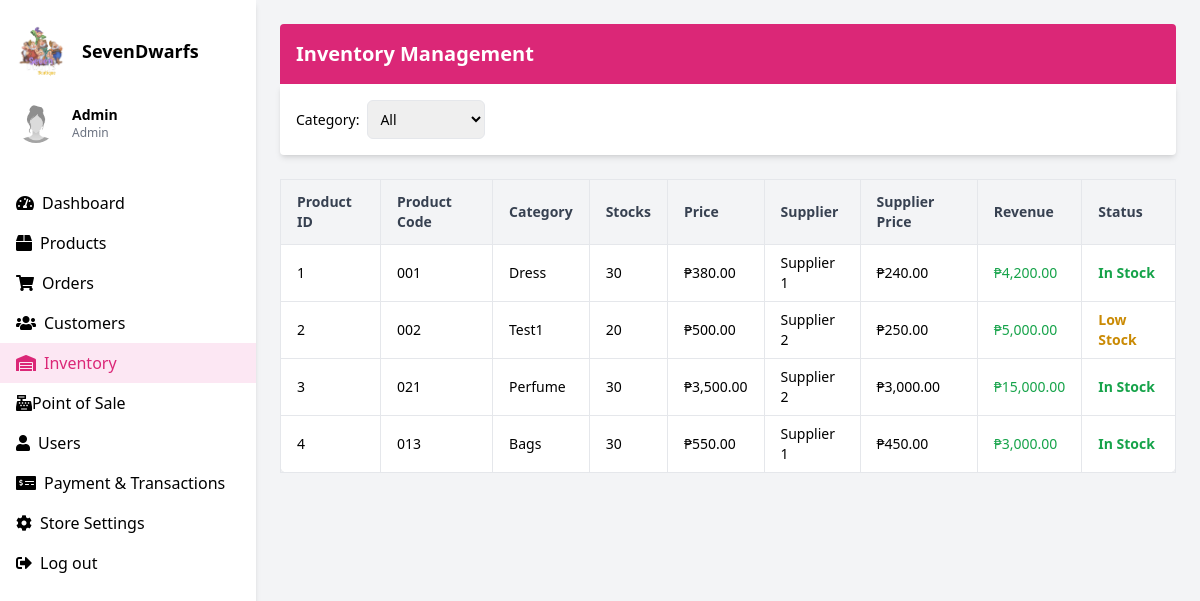
The page /inventory.php on the database its author committed.
### tables this page shows
CREATE TABLE `products` (
  `product_id` int(11) NOT NULL,
  `product_name` varchar(255) DEFAULT NULL,
  `description` text DEFAULT NULL,
  `price_id` int(11) DEFAULT NULL,
  `stocks` int(11) DEFAULT NULL,
  `category_id` int(11) DEFAULT NULL,
  `image_url` varchar(255) DEFAULT NULL,
  `created_at` timestamp NOT NULL DEFAULT current_timestamp(),
  `supplier_id` int(11) DEFAULT NULL,
  `supplier_price` decimal(10,2) NOT NULL,
  `revenue` decimal(10,2) GENERATED ALWAYS AS (`price_id` - `supplier_price`) STORED
);

CREATE TABLE `categories` (
  `category_id` int(11) NOT NULL,
  `category_code` varchar(10) DEFAULT NULL,
  `category_name` varchar(100) NOT NULL
);

CREATE TABLE `suppliers` (
  `supplier_id` int(11) NOT NULL,
  `supplier_name` varchar(255) NOT NULL,
  `created_at` timestamp NOT NULL DEFAULT current_timestamp()
);

### inventory.php (the view, shortened to what this page needs)
<?php
require 'conn.php';
$admin_name = "Admin";
$admin_role = "Admin";
$inventory = [];
$sqlProducts = "
    SELECT
        p.product_id,
        p.product_name,
        c.category_name,
        p.stocks,
        p.price_id,
        s.supplier_name,
        p.supplier_price
    FROM products p
    INNER JOIN categories c ON p.category_id = c.category_id
    LEFT JOIN suppliers s ON p.supplier_id = s.supplier_id
";
$stmt = $conn->prepare($sqlProducts);
$stmt->execute();
$resultProducts = $stmt->get_result();
if ($resultProducts->num_rows > 0) {
    while ($row = $resultProducts->fetch_assoc()) {
        $inventory[] = $row;
    }
}
?>
<!DOCTYPE html>
<html lang="en">
<head>
  <script src="https://cdn.tailwindcss.com"></script>
  <link href="https://cdnjs.cloudflare.com/ajax/libs/font-awesome/5.15.3/css/all.min.css" rel="stylesheet"/>
</head>
<body class="bg-gray-100">
  <div class="flex h-screen">
    <div class="w-64 bg-white shadow-md">
      <div class="p-4">
        <div class="flex items-center space-x-4">
          <img src="logo.png" alt="Logo" class="rounded-full" width="50" height="50"/>
          <h2 class="text-lg font-semibold">SevenDwarfs</h2>
        </div>
        <div class="mt-4">
          <div class="flex items-center space-x-4">
            <img src="newID.jpg" alt="Admin" class="rounded-full" width="40" height="40"/>
            <div>
              <h3 class="text-sm font-semibold"><?php echo htmlspecialchars($admin_name); ?></h3>
              <p class="text-xs text-gray-500"><?php echo htmlspecialchars($admin_role); ?></p>
            </div>
          </div>
        </div>
      </div>
      <nav class="mt-6">
        <ul>
          <li class="px-4 py-2 hover:bg-gray-200"><i class="fas fa-tachometer-alt mr-2"></i><a href="dashboard.php">Dashboard</a></li>
          <li class="px-4 py-2 hover:bg-gray-200"><i class="fas fa-box mr-2"></i><a href="products.php">Products</a></li>
          <li class="px-4 py-2 hover:bg-gray-200"><i class="fas fa-shopping-cart mr-2"></i><a href="orders.php">Orders</a></li>
          <li class="px-4 py-2 hover:bg-gray-200"><i class="fas fa-users mr-2"></i><a href="customers.php">Customers</a></li>
          <li class="px-4 py-2 bg-pink-100 text-pink-600"><i class="fas fa-warehouse mr-2"></i><a href="inventory.php">Inventory</a></li>
          <li class="px-4 py-2 hover:bg-gray-200"><i class="fas fa-cash-register"></i><a href="pos.php">Point of Sale</a></li>
          <li class="px-4 py-2 hover:bg-gray-200"><i class="fas fa-user mr-2"></i><a href="users.php">Users</a></li>
          <li class="px-4 py-2 hover:bg-gray-200"><i class="fas fa-money-check-alt mr-2"></i><a href="payandtransac.php">Payment & Transactions</a></li>
          <li class="px-4 py-2 hover:bg-gray-200"><i class="fas fa-cog mr-2"></i><a href="storesettings.php">Store Settings</a></li>
          <li class="px-4 py-2 hover:bg-gray-200"><i class="fas fa-sign-out-alt mr-2"></i><a href="logout.php">Log out</a></li>
        </ul>
      </nav>
    </div>
    <div class="flex-1 p-6 overflow-auto">
      <div class="bg-pink-600 text-white p-4 rounded-t">
        <h1 class="text-xl font-bold">Inventory Management</h1>
      </div>
      <div class="bg-white p-4 rounded-b shadow-md mb-6">
        <form method="GET" action="inventory.php" class="flex items-center gap-2">
          <label for="category" class="font-medium text-sm">Category:</label>
          <select name="category" id="category" onchange="this.form.submit()" class="border rounded-md p-2 text-sm">
            <option value="all">All</option>
          </select>
        </form>
      </div>
      <div class="overflow-x-auto">
  <table class="min-w-full bg-white border border-gray-200 rounded-lg shadow-sm text-sm">
    <thead class="bg-gray-100 text-gray-700">
      <tr>
      <th class="px-4 py-3 border text-left">Product ID</th>
        <th class="px-4 py-3 border text-left">Product Code</th>
        <th class="px-4 py-3 border text-left">Category</th>
        <th class="px-4 py-3 border text-left">Stocks</th>
        <th class="px-4 py-3 border text-left">Price</th>
        <th class="px-4 py-3 border text-left">Supplier</th>
        <th class="px-4 py-3 border text-left">Supplier Price</th>
        <th class="px-4 py-3 border text-left">Revenue</th>
        <th class="px-4 py-3 border text-left">Status</th>
      </tr>
    </thead>
    <tbody>
      <?php
       if (!empty($inventory)) {
        foreach ($inventory as $item) {
          $status = ($item['stocks'] > 20) ? "In Stock" : (($item['stocks'] > 0) ? "Low Stock" : "Out of Stock");
          $supplier_price = isset($item['supplier_price']) ? floatval($item['supplier_price']) : 0;
          $price = floatval($item['price_id']);
          $revenue = ($price - $supplier_price) * intval($item['stocks']);
      ?>
        <tr class="hover:bg-gray-50">
          <td class="px-4 py-2 border"><?php echo $item['product_id']; ?></td>
          <td class="px-4 py-2 border"><?php echo $item['product_name']; ?></td>
          <td class="px-4 py-2 border"><?php echo $item['category_name']; ?></td>
          <td class="px-4 py-2 border"><?php echo $item['stocks']; ?></td>
          <td class="px-4 py-2 border">₱<?php echo number_format($item['price_id'], 2); ?></td>
          <td class="px-4 py-2 border">
    <?php echo isset($item['supplier_name']) ? htmlspecialchars($item['supplier_name']) : 'No supplier'; ?>
</td>
<td class="px-4 py-2 border">₱<?php echo number_format($supplier_price, 2); ?></td>
<td class="px-4 py-2 border text-green-600 font-medium">₱<?php echo number_format($revenue, 2); ?></td>
          <td class="px-4 py-2 border font-semibold capitalize
            <?php
              echo ($status === 'In Stock') ? 'text-green-600' :
                   (($status === 'Low Stock') ? 'text-yellow-600' : 'text-red-600'); ?>">
            <?php echo $status; ?>
          </td>
      <?php }
      } else { ?>
        <tr>
          <td colspan="7" class="text-center px-4 py-4 text-gray-500 border">No products found</td>
        </tr>
      <?php } ?>
    </tbody>
  </table>
</div>
</body>
</html>

### rows shown on the page
products: product_id "1", product_name "001", category.category_name "Dress", stocks "30", price "380.00", supplier.supplier_name "Supplier 1", supplier_price "240.00", revenue "4,200.00", stocks "In Stock"
products: product_id "2", product_name "002", category.category_name "Test1", stocks "20", price "500.00", supplier.supplier_name "Supplier 2", supplier_price "250.00", revenue "5,000.00", stocks "Low Stock"
products: product_id "3", product_name "021", category.category_name "Perfume", stocks "30", price "3,500.00", supplier.supplier_name "Supplier 2", supplier_price "3,000.00", revenue "15,000.00", stocks "In Stock"
products: product_id "4", product_name "013", category.category_name "Bags", stocks "30", price "550.00", supplier.supplier_name "Supplier 1", supplier_price "450.00", revenue "3,000.00", stocks "In Stock"

### other values the page prints
$admin_name "Admin"
$admin_role "Admin"
